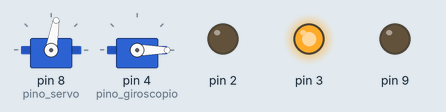
Recording of a sketch running on a simulated Arduino Uno, built with avr-gcc and run on an emulated ATmega328P. Parts: 2 × servo, output pins drawn as LEDs (lit = HIGH). Pins used as bus, display or sensor lines are not drawn; what the sketch prints to the serial monitor is not drawn.

Above: at 0.1 s.
At 3.1 s:
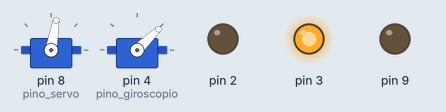
At 6.1 s:
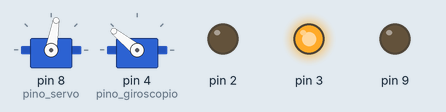
Timing chart, 0 to 7.6 s (numbered marks = the images above):
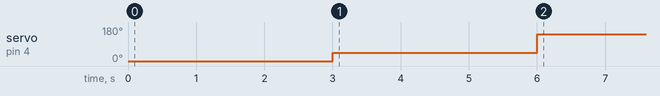

The sketch:

control_state.ino
```cpp
#include <Mpu6050.h>
#include <Servo.h>

// ======== CONFIGURAÇÕES =========
// Altere os valores conforme a montagem do seu projeto

// Pinos
const int pino_servo = 8;
const int pino_giroscopio = 4;

// Parâmetros servo
const int offset_servo = 80; /* Valor, em graus, que deixa o
                                giroscópio paralelo a moto.
                                Utilizar o programa teste_servo
                                para determinar o valor.
*/
const int servo_maximo = 120; //  Limite superior da atuação do servo
const int servo_minimo = 40;  //  Limite inferior da atuação do servo
//  Novamente, utilize o arquivo teste_servo
//  para determinar o menor e maior valor para atuar

const bool inverter_direcao_servo = false; //  Modifique este parâmetro caso
//  a direção da rotação do servo precise
//  ser invertida (de modo que um aumento de u
//  provoque um aumento de theta).

// Parâmetros IMU
const bool EIXO_X = true; /* A IMU pode ser montada de duas formas,
                             ou seja, de modo que a posição angular
                             da moto corresponda ao eixo X da IMU ou
                             ao eixo Y.
                             Valores:
                             true = eixo de rotação da moto corresponde
                                    ao eixo X da IMU
                             false = eixo de rotação da moto corresponde
                                    ao eixo Y da IMU
*/


float offset_posicao_x = 1;
float offset_posicao_y = 0.0;
float offset_velocidade_x = -9;
float offset_velocidade_y = 0.0;

const bool inverter_imu = false; //  Análogo ao inverter_direcao_servo. Ajustar de modo que o sentido de rotação
//  positivo da IMU seja o sentido positivo de rho


// ======== CONFIGURAÇÕES CONTROLE =========
// Parâmetros de Controle
// Os estados do sistema, x1, x2 e x3 são realimentados
// através da lei de controle u = -K1*x1 + -K2*x2 + -K3*x3
// x1 -> Posição angular 'rho'
// x2 -> Posição angular do giroscópio 'theta'
// x3 -> Velocidade angular 'rho_ponto'

////K DISCRETO r = 0.7 Ts = 0.01
//const int Ts = 10;  // Período de amostragem, em ms.
//const float K1 = -3.0395;
//const float K2 = -0.7455;
//const float K3 = -0.7984;

/*K DISCRETO r = 0.3 Ts = 0.01
 * const int Ts = 10;  // Período de amostragem, em ms.
  const float K1 = -3.2771;
  const float K2 = -0.9223;
  const float K3 = -0.9714;*/

//K DISCRETO r = 0.7 Ts = 0.005
const int Ts = 5;  // Período de amostragem, em ms.
const float K1 = -3.4727;
const float K2 = -0.9386;
const float K3 = -0.9930;

/*//K DISCRETO r = 0.4 Ts = 0.005
 * const int Ts = 5;  // Período de amostragem, em ms.
  const float K1 = -3.8102;
  const float K2 = -1.1549;
  const float K3 = -1.2074;*/


// Opções de visualização
const bool plotar_referencia = false;
const bool plotar_x1 = true;
const bool plotar_x2 = true;
const bool plotar_x3 = true;
const bool plotar_x1e = true;
const bool plotar_x2e = true;
const bool plotar_x3e = true;
const bool plotar_atuacao_min_max = false;

//  ======= FIM DAS CONFIGURAÇÕES =========
//  Não é necessário editar nada abaixo desta linha

Mpu6050 imu;
Servo atuador;
Servo giroscopio;
unsigned long tempo_ultimo_controle;
float x1, x2, x3;
float u, dt;
float theta = 0;
int atuacao;
const float kGrausParaRadianos = M_PI / 180.0;
const float kRadianosParaGraus = 180.0 / M_PI;

void setup() {
    Serial.begin(115200);
    pinMode(2, OUTPUT);
    pinMode(3,OUTPUT);
    pinMode(8,OUTPUT);
    pinMode(9,OUTPUT);
    digitalWrite(2,LOW);
    digitalWrite(3,HIGH);
    digitalWrite(7,LOW);
    digitalWrite(8,HIGH);

    if (!imu.Begin()) {
        Serial.println("Erro ao configurar IMU");
        Serial.end();
        while (true);
    }
    //Condicoes Iniciais
    x1 = 0;
    x2 = theta;
    x3 = 0;

    imu.SetXPosOffset(offset_posicao_x);
    imu.SetYPosOffset(offset_posicao_y);
    imu.SetXSpeedOffset(offset_velocidade_x);
    imu.SetYSpeedOffset(offset_velocidade_y);

    atuador.attach(pino_servo);
    atuador.write(offset_servo); //  Vai para a posição inicial

    giroscopio.attach(pino_giroscopio); //  Sequência de inicializaçao do giro
    giroscopio.writeMicroseconds(500);
    delay(3000);
    giroscopio.writeMicroseconds(1000);
    delay(3000);
    giroscopio.writeMicroseconds(2000);

    delay(6000); //  Espera o giroscópio acelerar para iniciar o controle


    tempo_ultimo_controle = millis();
}

void loop() {
    //  IMU deve ser atualizada o mais frequente possível devido aos filtros.
    imu.Update();
    dt = millis() - tempo_ultimo_controle;

    if (dt >= Ts) { // Loop de controle

        sem_observador();

        tempo_ultimo_controle = millis();

        Serial.println();
    }
}
void plot_re() {
    // Plots
    if (plotar_referencia) {
        Serial.print(0);
        Serial.print('\t');
    }
    if (plotar_x1) {
        Serial.print(x1);
        Serial.print('\t');
    }
    if (plotar_x2) {
        Serial.print(x2);
        Serial.print('\t');
    }
    if (plotar_x3) {
        Serial.print(x3);
        Serial.print('\t');
    }
    if (plotar_atuacao_min_max) {
        Serial.print(kGrausParaRadianos * servo_maximo);
        Serial.print('\t');
        Serial.print(kGrausParaRadianos * servo_minimo);
        Serial.print('\t');
    }

}

void sem_observador() {

    Rotation rot = imu.GetRotation();
    Velocity vel = imu.GetVelocity();

    x1 = EIXO_X ? rot.x : rot.y;
    x1 *= (inverter_imu ? -1 : 1);
    x1 *= kGrausParaRadianos;

    x2 = theta;

    x3 = EIXO_X ? vel.x : vel.y;
    x3 *= (inverter_imu ? 8 - 1 : 1);
    x3 *= kGrausParaRadianos;
    //
    u = -K1 * x1 - K2 * x2 - K3 * x3;

    theta += (u * dt) / 1000.0; //  Converter dt para segundos
    theta = min(0.7, max(-0.7, theta));
    atuacao = mapfloat(theta, -0.7, 0.7, 40, 120);
    atuador.write(atuacao);

    plot_re();
}

float mapfloat(float x, float in_min, float in_max, float out_min, float out_max)
{
    return (x - in_min) * (out_max - out_min) / (in_max - in_min) + out_min;
}
```
